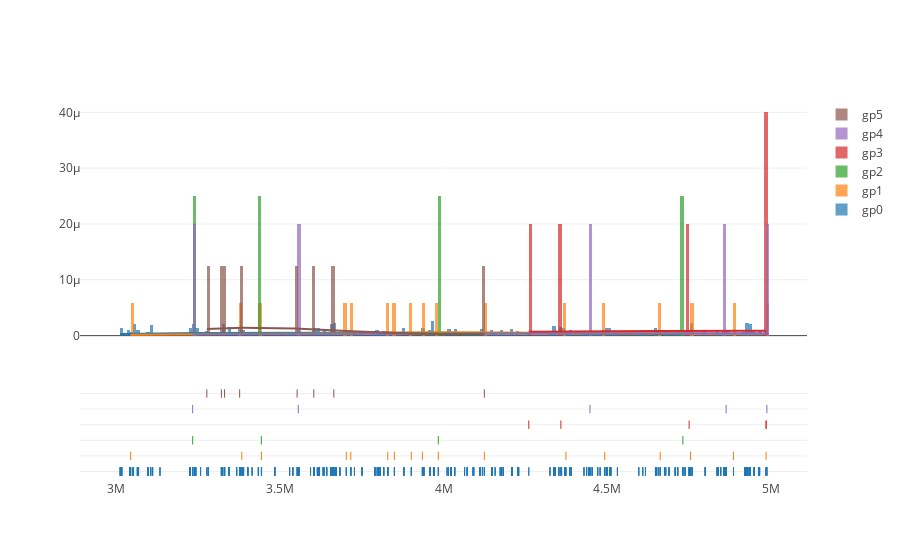

Source (notebook cell):
### Code cell
import plotly.figure_factory as ff

hist_data= [[window_list[x] for x in zlib[z]] for z in zlib.keys()]
group_labels= ['gp{}'.format(str(z)) for z in zlib.keys()]

fig = ff.create_distplot(hist_data, group_labels, bin_size=1e4)
iplot(fig)

### Figure 1 — Plotly figure (JSON) as saved in the notebook; plotly's stock layout.template omitted (floating-point values rounded to 4 significant figures; data arrays with more than 128 entries replaced by an {"elided": "..."} marker saying what was removed)
{"data": [{"autobinx": false, "histnorm": "probability density", "legendgroup": "gp0", "marker": {"color": "rgb(31, 119, 180)"}, "name": "gp0", "opacity": 0.7, "type": "histogram", "uid": "21396258-da69-4c4e-b8ff-9bfd92a1150f", "x": {"elided": "851 int values"}, "xaxis": "x", "xbins": {"end": 4987678, "size": 10000, "start": 3011938}, "yaxis": "y"}, {"autobinx": false, "histnorm": "probability density", "legendgroup": "gp1", "marker": {"color": "rgb(255, 127, 14)"}, "name": "gp1", "opacity": 0.7, "type": "histogram", "uid": "5d8c1378-2d2a-47a4-b348-6cbe2cfce182", "x": [3702862, 4492277, 4985280, 3383747, 4885728, 3043971, 3901583, 4661695, 4373852, 3935127, 3849928, 3983949, 3443930, 3829669, 4754269, 4124608, 3716607], "xaxis": "x", "xbins": {"end": 4985280, "size": 10000, "start": 3043971}, "yaxis": "y"}, {"autobinx": false, "histnorm": "probability density", "legendgroup": "gp2", "marker": {"color": "rgb(44, 160, 44)"}, "name": "gp2", "opacity": 0.7, "type": "histogram", "uid": "b476976e-de9e-44c4-b582-7f873a6d5229", "x": [3233620, 4730938, 3443488, 3983949], "xaxis": "x", "xbins": {"end": 4730938, "size": 10000, "start": 3233620}, "yaxis": "y"}, {"autobinx": false, "histnorm": "probability density", "legendgroup": "gp3", "marker": {"color": "rgb(214, 39, 40)"}, "name": "gp3", "opacity": 0.7, "type": "histogram", "uid": "abdf5597-bbf2-4400-acdd-aefdf917c1ad", "x": [4985280, 4985280, 4750084, 4358416, 4260272], "xaxis": "x", "xbins": {"end": 4985280, "size": 10000, "start": 4260272}, "yaxis": "y"}, {"autobinx": false, "histnorm": "probability density", "legendgroup": "gp4", "marker": {"color": "rgb(148, 103, 189)"}, "name": "gp4", "opacity": 0.7, "type": "histogram", "uid": "78afb115-e4af-4b4c-8faa-c5cb02ecd5f0", "x": [3233620, 4863184, 4447136, 4987678, 3556333], "xaxis": "x", "xbins": {"end": 4987678, "size": 10000, "start": 3233620}, "yaxis": "y"}, {"autobinx": false, "histnorm": "probability density", "legendgroup": "gp5", "marker": {"color": "rgb(140, 86, 75)"}, "name": "gp5", "opacity": 0.7, "type": "histogram", "uid": "a04eb78a-5760-4316-abed-9b5c06a65c09", "x": [3552620, 3377131, 3321449, 3276854, 3331052, 3603608, 4124608, 3664764], "xaxis": "x", "xbins": {"end": 4124608, "size": 10000, "start": 3276854}, "yaxis": "y"}, {"legendgroup": "gp0", "marker": {"color": "rgb(31, 119, 180)"}, "mode": "lines", "name": "gp0", "showlegend": false, "type": "scatter", "uid": "ce0571d0-0dde-4203-9b24-162b7e87e55e", "x": {"elided": "500 float values"}, "xaxis": "x", "y": {"elided": "500 float values"}, "yaxis": "y"}, {"legendgroup": "gp1", "marker": {"color": "rgb(255, 127, 14)"}, "mode": "lines", "name": "gp1", "showlegend": false, "type": "scatter", "uid": "7156af9d-b77c-4b60-ae7d-2916026f57a3", "x": {"elided": "500 float values"}, "xaxis": "x", "y": {"elided": "500 float values"}, "yaxis": "y"}, {"legendgroup": "gp2", "marker": {"color": "rgb(44, 160, 44)"}, "mode": "lines", "name": "gp2", "showlegend": false, "type": "scatter", "uid": "f7b8c282-ddaf-4060-a4a4-971679f8f3c2", "x": {"elided": "500 float values"}, "xaxis": "x", "y": {"elided": "500 float values"}, "yaxis": "y"}, {"legendgroup": "gp3", "marker": {"color": "rgb(214, 39, 40)"}, "mode": "lines", "name": "gp3", "showlegend": false, "type": "scatter", "uid": "8482af15-108c-4209-8281-639cf1b7d71a", "x": {"elided": "500 float values"}, "xaxis": "x", "y": {"elided": "500 float values"}, "yaxis": "y"}, {"legendgroup": "gp4", "marker": {"color": "rgb(148, 103, 189)"}, "mode": "lines", "name": "gp4", "showlegend": false, "type": "scatter", "uid": "41d1008b-3468-4795-b4d7-30be7e3272be", "x": {"elided": "500 float values"}, "xaxis": "x", "y": {"elided": "500 float values"}, "yaxis": "y"}, {"legendgroup": "gp5", "marker": {"color": "rgb(140, 86, 75)"}, "mode": "lines", "name": "gp5", "showlegend": false, "type": "scatter", "uid": "af44f14d-f8ab-43d0-94ea-f860fe038fcb", "x": {"elided": "500 float values"}, "xaxis": "x", "y": {"elided": "500 float values"}, "yaxis": "y"}, {"legendgroup": "gp0", "marker": {"color": "rgb(31, 119, 180)", "symbol": "line-ns-open"}, "mode": "markers", "name": "gp0", "showlegend": false, "type": "scatter", "uid": "30fac276-e560-4e03-b476-a4706b70e5a3", "x": {"elided": "851 int values"}, "xaxis": "x", "y": {"elided": "851 str values"}, "yaxis": "y2"}, {"legendgroup": "gp1", "marker": {"color": "rgb(255, 127, 14)", "symbol": "line-ns-open"}, "mode": "markers", "name": "gp1", "showlegend": false, "type": "scatter", "uid": "d38113b8-193c-4d3b-aff6-8263ed779e76", "x": [3702862, 4492277, 4985280, 3383747, 4885728, 3043971, 3901583, 4661695, 4373852, 3935127, 3849928, 3983949, 3443930, 3829669, 4754269, 4124608, 3716607], "xaxis": "x", "y": ["gp1", "gp1", "gp1", "gp1", "gp1", "gp1", "gp1", "gp1", "gp1", "gp1", "gp1", "gp1", "gp1", "gp1", "gp1", "gp1", "gp1"], "yaxis": "y2"}, {"legendgroup": "gp2", "marker": {"color": "rgb(44, 160, 44)", "symbol": "line-ns-open"}, "mode": "markers", "name": "gp2", "showlegend": false, "type": "scatter", "uid": "b8e70c22-05e6-4853-a0fb-217dfc1d8cb0", "x": [3233620, 4730938, 3443488, 3983949], "xaxis": "x", "y": ["gp2", "gp2", "gp2", "gp2"], "yaxis": "y2"}, {"legendgroup": "gp3", "marker": {"color": "rgb(214, 39, 40)", "symbol": "line-ns-open"}, "mode": "markers", "name": "gp3", "showlegend": false, "type": "scatter", "uid": "1cd4c226-84e7-41ee-91a9-393331c59057", "x": [4985280, 4985280, 4750084, 4358416, 4260272], "xaxis": "x", "y": ["gp3", "gp3", "gp3", "gp3", "gp3"], "yaxis": "y2"}, {"legendgroup": "gp4", "marker": {"color": "rgb(148, 103, 189)", "symbol": "line-ns-open"}, "mode": "markers", "name": "gp4", "showlegend": false, "type": "scatter", "uid": "d79f170b-ea4a-47ce-b186-f2b2c7ba2ab8", "x": [3233620, 4863184, 4447136, 4987678, 3556333], "xaxis": "x", "y": ["gp4", "gp4", "gp4", "gp4", "gp4"], "yaxis": "y2"}, {"legendgroup": "gp5", "marker": {"color": "rgb(140, 86, 75)", "symbol": "line-ns-open"}, "mode": "markers", "name": "gp5", "showlegend": false, "type": "scatter", "uid": "00fe00ef-b5ef-4541-b1dc-7f395614d01a", "x": [3552620, 3377131, 3321449, 3276854, 3331052, 3603608, 4124608, 3664764], "xaxis": "x", "y": ["gp5", "gp5", "gp5", "gp5", "gp5", "gp5", "gp5", "gp5"], "yaxis": "y2"}], "layout": {"barmode": "overlay", "hovermode": "closest", "legend": {"traceorder": "reversed"}, "xaxis": {"anchor": "y2", "domain": [0, 1], "zeroline": false}, "yaxis": {"anchor": "free", "domain": [0.35, 1], "position": 0}, "yaxis2": {"anchor": "x", "domain": [0, 0.25], "dtick": 1, "showticklabels": false}}}
